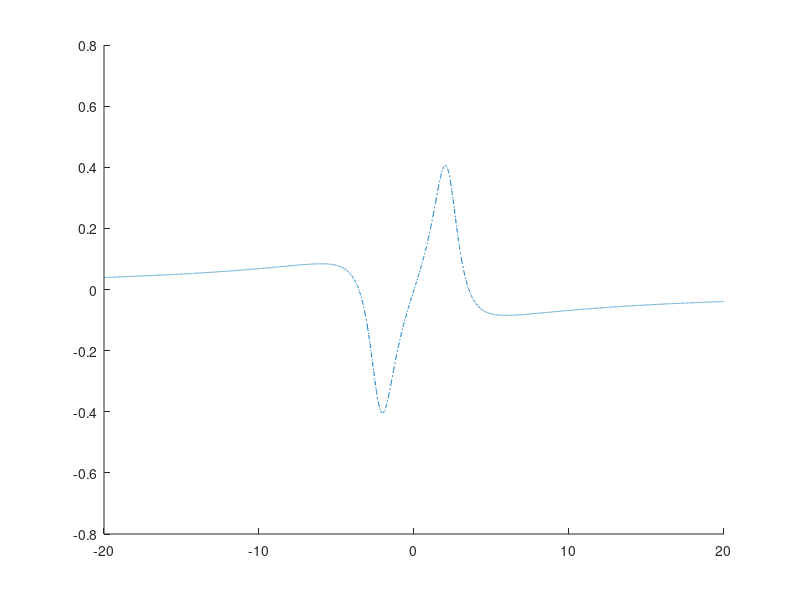

MATLAB code to generate this figure: (Note: this script raises an error after producing the figure.)
clear;
close all;

deltap=-2e12:0.001e12:2e12;
deltac=1.0e9;
deltab=2.0e9;
g21=2.0e9;
g31=1.0e9;
g41=4.2e11;
K=1.4e17;
omegap=10.08e14;
omega_c=3e11;
omega_d=4e11;
omega_b=0e11;
c=3e8;

Delta1 = deltap+1i*(g21/2);
Delta2 = deltap+deltac+1i*(g31/2);
Delta3 = deltap+deltab+1i*(g41/2);

Dp = (Delta2 + 1i*g31/2).*(Delta3 + 1i*g41/2) - abs(omega_d)^2;
D = (Delta1 + 1i*g21/2).*(Delta2 + 1i*g31/2).*(Delta3 + 1i*g41/2) - ... 
    abs(omega_c)^2.*(Delta3 + 1i*g41/2) + abs(omega_d)^2.*(Delta1 + 1i*g21/2) + 2.*(omega_c).*(omega_d);
A=((2.*c.*K)./(omegap));
%l=3.90e12;
chi1=((-A.*Dp)./D);
%X=(abs(omega_c).^2)*(abs(Delta3 + 1i*g41/2).^2);
%Y=abs(omega_d)*abs(omega_c);
%chi3 =- l*chi1*((abs(Dp).^2 + X+ Y.^2)/ abs(D).^2);
plot(deltap./10.^11, real(chi1),'-.' , LineWidth=2, DisplayName='\Omega_c=2.0', Color=[0 0 1]); % Blue
hold on;

omega_c=5e11;
Dp = (Delta2 + 1i*g31/2).*(Delta3 + 1i*g41/2) - abs(omega_d)^2;
D = (Delta1 + 1i*g21/2).*(Delta2 + 1i*g31/2).*(Delta3 + 1i*g41/2) - ...
    abs(omega_c)^2.*(Delta3 + 1i*g41/2)- abs(omega_d)^2.*(Delta1 + 1i*g21/2) + 2.*(omega_c).*(omega_d);
A=((2.*c.*K)./(omegap));
%l=3.90e12;
chi1=((-A.*Dp)./D);
%X=(abs(omega_c).^2)*(abs(Delta3 + 1i*g41/2).^2);
%Y=abs(omega_d)*abs(omega_c);
%chi3 =- l*chi1*((abs(Dp).^2 + X + Y.^2)/ abs(D).^2);
plot(deltap./10.^11, real(chi1), LineWidth=2, DisplayName='\Omega_c=4.0', Color=[1 0 0]); % Red
hold on;


omega_c=7e11;
Dp = (Delta2 + 1i*g31/2).*(Delta3 + 1i*g41/2) - abs(omega_d)^2;
D = (Delta1 + 1i*g21/2).*(Delta2 + 1i*g31/2).*(Delta3 + 1i*g41/2) - ...
    abs(omega_c)^2.*(Delta3 + 1i*g41/2)- abs(omega_d)^2.*(Delta1 + 1i*g21/2) + 2.*(omega_c).*(omega_d);
A=((2.*c.*K)./(omegap));
%l=3.90e12;
chi1=((-A.*Dp)./D);
%X=(abs(omega_c).^2)*(abs(Delta3 + 1i*g41/2).^2);
%Y=abs(omega_d)*abs(omega_c);
%chi3 =- l*chi1*((abs(Dp).^2 + X + Y.^2)/ abs(D).^2);
plot(deltap./10.^11, real(chi1), LineWidth=2, DisplayName='\Omega_c=6.0'); % Yellow
hold on;

omega_c=9e11;
Dp = (Delta2 + 1i*g31/2).*(Delta3 + 1i*g41/2) - abs(omega_d)^2;
D = (Delta1 + 1i*g21/2).*(Delta2 + 1i*g31/2).*(Delta3 + 1i*g41/2) - ...
    abs(omega_c)^2.*(Delta3 + 1i*g41/2)- abs(omega_d)^2.*(Delta1 + 1i*g21/2) + 2.*(omega_c).*(omega_d);
A=((2.*c.*K)./(omegap));
%l=3.90e12;
chi1=((-A.*Dp)./D);
%X=(abs(omega_c).^2)*(abs(Delta3 + 1i*g41/2).^2);
%Y=abs(omega_d)*abs(omega_c);
%chi3 =- l*chi1*((abs(Dp).^2 + X+ Y.^2)/ abs(D).^2);
plot(deltap./10.^11, real(chi1), '--', LineWidth=2.5, DisplayName='\Omega_c=8.0'); % Purple
hold on;

omega_c=11e11;
Dp = (Delta2 + 1i*g31/2).*(Delta3 + 1i*g41/2) - abs(omega_d)^2;
D = (Delta1 + 1i*g21/2).*(Delta2 + 1i*g31/2).*(Delta3 + 1i*g41/2) - ...
    abs(omega_c)^2.*(Delta3 + 1i*g41/2)- abs(omega_d)^2.*(Delta1 + 1i*g21/2) + 2.*(omega_c).*(omega_d);
A=((2.*c.*K)./(omegap));
l=3.90e12;
chi1=((-A.*Dp)./D);
X=(abs(omega_c).^2)*(abs(Delta3 + 1i*g41/2).^2);
Y=abs(omega_d)*abs(omega_c);
chi3 =- l*chi1*((abs(Dp).^2 + X + Y.^2)/ abs(D).^2);
plot(deltap./10.^11, real(chi1), LineWidth=2, DisplayName='\Omega_c=10.0', Color=[0 0.5 0]); % Green
hold on;

lgd = legend('show');
set(lgd, 'FontName', 'Garamond', 'FontSize', 20, 'FontWeight', 'bold', 'EdgeColor', ...
    'w', 'NumColumns', 3, 'Location', 'north', TextColor=[0 0 0]);
legend boxon;

set(gca, FontName='Garamond', FontSize=42, FontWeight='bold', XColor=[0 0 0], YColor=[0 0 0]);
xlabel('\Delta_p', FontName='Garamond', FontSize=42, FontWeight='bold', Color=[0 0 0]);
ylabel('Re\chi^{(1)}', FontName='Garamond', FontSize=42, FontWeight='bold', Color=[0 0 0]);
%title('\Delta_p vs Re\chi^{(1)}', FontName='Garamond', FontSize=17, FontWeight='bold');
grid on;

folder_path = "C:\Users\Ryuki\Downloads\PLOTS";
file = fullfile(folder_path, 'Real_chi1_Omega_c.jpeg');
fig = gcf;
set(fig, 'Units', 'pixels');
fig.Position = [100, 100, 1280, 720];  % [left, bottom, width, height]
exportgraphics(fig, file, 'Resolution', 300);